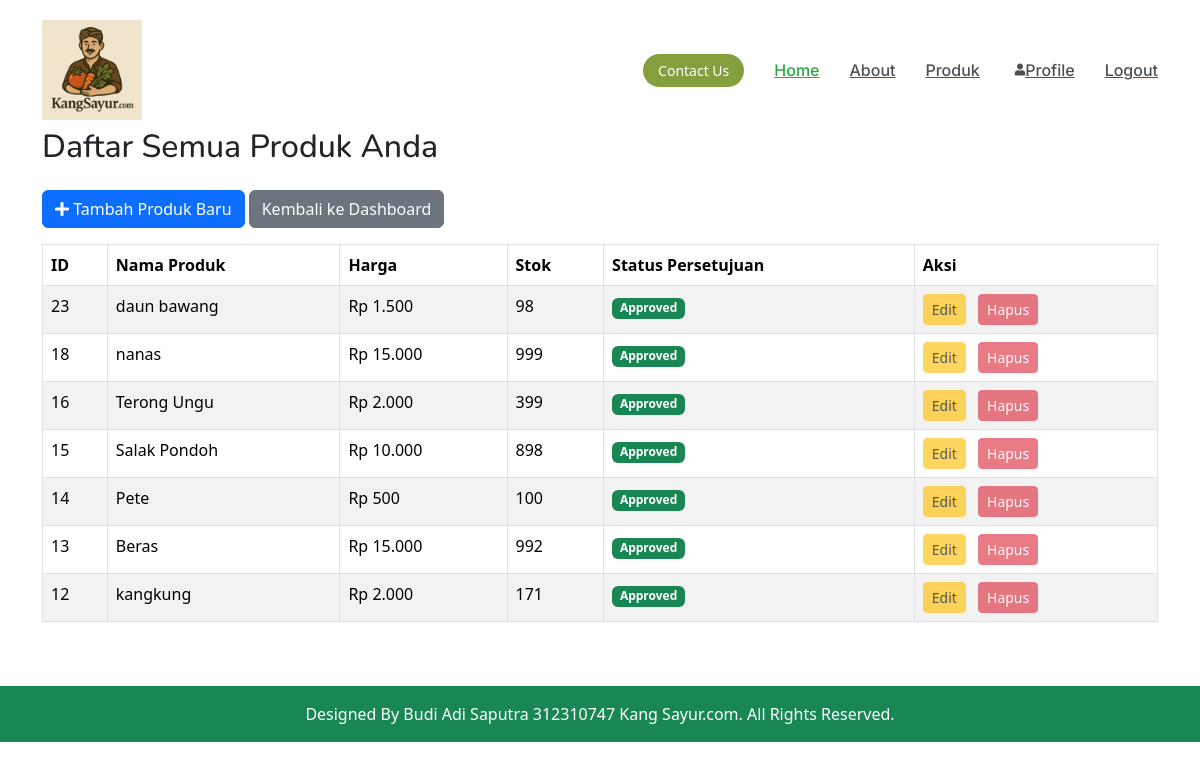
Page /sayuran/seller/seller_produk.php (signed in) on the committed database.
### tables this page shows
CREATE TABLE `produk` (
  `id` int(11) NOT NULL,
  `name` varchar(255) NOT NULL,
  `description` text DEFAULT NULL,
  `price` decimal(10,2) NOT NULL,
  `stock` int(11) NOT NULL DEFAULT 0,
  `category_id` int(11) DEFAULT NULL,
  `seller_id` int(11) DEFAULT NULL,
  `image_url` varchar(255) DEFAULT NULL,
  `created_at` timestamp NOT NULL DEFAULT current_timestamp(),
  `status_persetujuan` enum('pending','approved','rejected') DEFAULT 'pending' COMMENT 'Status persetujuan produk oleh admin'
);

### sayuran/seller/seller_produk.php (the view, shortened to what this page needs)
<?php
include_once __DIR__ . '/../include/header.php';
$seller_id = $_SESSION['user_id'];
$products = [];
$display_title = "Daftar Semua Produk Anda";
try {
    $pdo = get_pdo_connection();
    $pdo->setAttribute(PDO::ATTR_ERRMODE, PDO::ERRMODE_EXCEPTION);
    $sql = "SELECT id, name, description, price, stock, status_persetujuan FROM produk WHERE seller_id = ?";
    $params = [$seller_id];
    $sql .= " ORDER BY created_at DESC";
    $stmt = $pdo->prepare($sql);
    $stmt->execute($params);
    $products = $stmt->fetchAll(PDO::FETCH_ASSOC);
} catch (PDOException $e) {
    $error_message = "Terjadi kesalahan database: " . $e->getMessage();
}
?>
<div class="container mt-5">
    <h2 class="mb-4"><?php echo htmlspecialchars($display_title); ?></h2>
    <div class="mb-3">
        <a href="add_product_seller.php" class="btn btn-primary"><i class="fas fa-plus"></i> Tambah Produk Baru</a>
        <a href="seller_dashboard.php" class="btn btn-secondary">Kembali ke Dashboard</a>
    </div>
    <?php if (empty($products)): ?>
        <div class="alert alert-info text-center" role="alert">
            Tidak ada produk yang ditemukan dengan kriteria ini.
        </div>
    <?php else: ?>
        <div class="table-responsive">
            <table class="table table-bordered table-striped">
                <thead>
                    <tr>
                        <th>ID</th>
                        <th>Nama Produk</th>
                        <th>Harga</th>
                        <th>Stok</th>
                        <th>Status Persetujuan</th>
                        <th>Aksi</th>
                    </tr>
                </thead>
                <tbody>
                    <?php foreach ($products as $product): ?>
                        <tr>
                            <td><?php echo htmlspecialchars($product['id']); ?></td>
                            <td><?php echo htmlspecialchars($product['name']); ?></td>
                            <td>Rp <?php echo number_format($product['price'], 0, ',', '.'); ?></td>
                            <td><?php echo htmlspecialchars($product['stock']); ?></td>
                            <td>
                                <span class="badge
                                    <?php
                                        if ($product['status_persetujuan'] == 'pending') echo 'bg-warning text-dark';
                                        elseif ($product['status_persetujuan'] == 'approved') echo 'bg-success';
                                        elseif ($product['status_persetujuan'] == 'rejected') echo 'bg-danger';
                                        else echo 'bg-secondary';
                                    ?>">
                                    <?php echo htmlspecialchars(ucfirst($product['status_persetujuan'])); ?>
                                </span>
                            </td>
                            <td>
                                <a href="edit_product_seller.php?id=<?php echo htmlspecialchars($product['id']); ?>" class="btn btn-sm btn-warning me-2
                                    <?php echo ($product['status_persetujuan'] == 'approved' || $product['status_persetujuan'] == 'rejected') ? 'disabled' : ''; ?>">Edit</a>
                                <a href="delete_product_seller.php?id=<?php echo htmlspecialchars($product['id']); ?>" class="btn btn-sm btn-danger
                                    <?php echo ($product['status_persetujuan'] == 'approved' || $product['status_persetujuan'] == 'rejected') ? 'disabled' : ''; ?>"
                                    onclick="return confirm('Apakah Anda yakin ingin menghapus produk ini?');">Hapus</a>
                            </td>
                        </tr>
                    <?php endforeach; ?>
                </tbody>
            </table>
        </div>
    <?php endif; ?>
</div>
<?php include_once __DIR__ . '/../include/footer.php'; ?>

### sayuran/assets/css/main.css (style rules this page uses)
:root { --default-font: "Roboto", system-ui, -apple-system, "Segoe UI", Roboto, "Helvetica Neue", Arial, "Noto Sans", "Liberation Sans", sans-serif, "Apple Color Emoji", "Segoe UI Emoji", "Segoe UI Symbol", "Noto Color Emoji"; --heading-font: "Nunito", sans-serif; --nav-font: "Inter", sans-serif; }
:root { --background-color: #ffffff; --default-color: #31511E; --heading-color: #88C273; --accent-color: #859F3D; --surface-color: #ffffff; --contrast-color: #ffffff; }
:root { --nav-color: #313336; --nav-hover-color: #859F3D; --nav-mobile-background-color: #ffffff; --nav-dropdown-background-color: #ffffff; --nav-dropdown-color: #313336; --nav-dropdown-hover-color: #859F3D; }
:root { scroll-behavior: smooth; }
body { color: var(--default-color); background-color: transparent; font-family: var(--default-font); padding-top: 80px; }
a { color: var(--accent-color); text-decoration: none; transition: 0.3s; }
h1, h2, h3, h4, h5, h6 { color: var(--heading-color); font-family: var(--heading-font); }

### rows in the picture
produk: id "23", name "daun bawang", price "1.500", stock "98", status_persetujuan "Approved"
produk: id "18", name "nanas", price "15.000", stock "999", status_persetujuan "Approved"
produk: id "16", name "Terong Ungu", price "2.000", stock "399", status_persetujuan "Approved"
produk: id "15", name "Salak Pondoh", price "10.000", stock "898", status_persetujuan "Approved"
produk: id "14", name "Pete", price "500", stock "100", status_persetujuan "Approved"
produk: id "13", name "Beras", price "15.000", stock "992", status_persetujuan "Approved"
produk: id "12", name "kangkung", price "2.000", stock "171", status_persetujuan "Approved"

### other values in the picture
$display_title "Daftar Semua Produk Anda"
